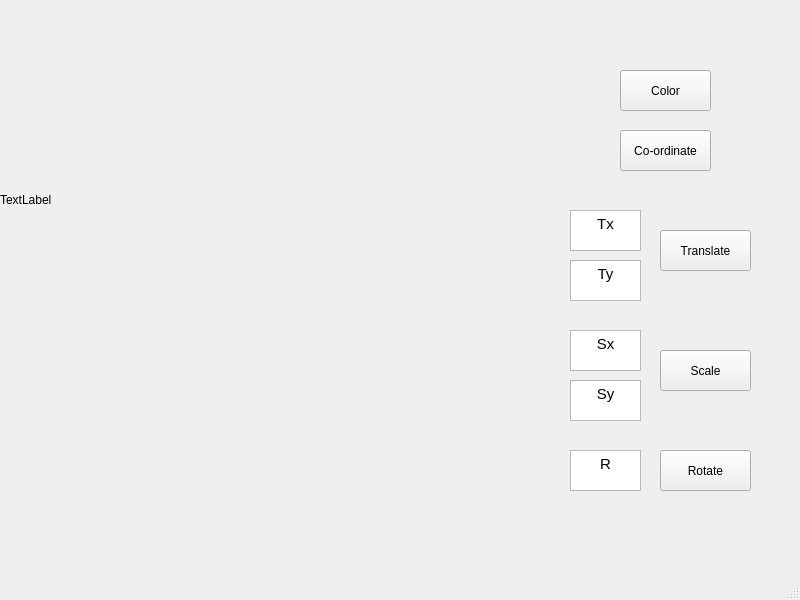
<?xml version="1.0" encoding="UTF-8"?>
<ui version="4.0">
 <class>MainWindow</class>
 <widget class="QMainWindow" name="MainWindow">
  <property name="geometry">
   <rect>
    <x>0</x>
    <y>0</y>
    <width>800</width>
    <height>600</height>
   </rect>
  </property>
  <property name="windowTitle">
   <string>MainWindow</string>
  </property>
  <widget class="QWidget" name="centralwidget">
   <widget class="QLabel" name="label">
    <property name="geometry">
     <rect>
      <x>0</x>
      <y>0</y>
      <width>400</width>
      <height>400</height>
     </rect>
    </property>
    <property name="text">
     <string>TextLabel</string>
    </property>
   </widget>
   <widget class="QPushButton" name="pushButton">
    <property name="geometry">
     <rect>
      <x>620</x>
      <y>130</y>
      <width>91</width>
      <height>41</height>
     </rect>
    </property>
    <property name="text">
     <string>Co-ordinate</string>
    </property>
   </widget>
   <widget class="QPushButton" name="pushButton_2">
    <property name="geometry">
     <rect>
      <x>660</x>
      <y>230</y>
      <width>91</width>
      <height>41</height>
     </rect>
    </property>
    <property name="text">
     <string>Translate</string>
    </property>
   </widget>
   <widget class="QTextEdit" name="textEdit">
    <property name="geometry">
     <rect>
      <x>570</x>
      <y>210</y>
      <width>71</width>
      <height>41</height>
     </rect>
    </property>
    <property name="html">
     <string>&lt;!DOCTYPE HTML PUBLIC &quot;-//W3C//DTD HTML 4.0//EN&quot; &quot;http://www.w3.org/TR/REC-html40/strict.dtd&quot;&gt;
&lt;html&gt;&lt;head&gt;&lt;meta name=&quot;qrichtext&quot; content=&quot;1&quot; /&gt;&lt;style type=&quot;text/css&quot;&gt;
p, li { white-space: pre-wrap; }
&lt;/style&gt;&lt;/head&gt;&lt;body style=&quot; font-family:'Ubuntu'; font-size:11pt; font-weight:400; font-style:normal;&quot;&gt;
&lt;p align=&quot;center&quot; style=&quot; margin-top:0px; margin-bottom:0px; margin-left:0px; margin-right:0px; -qt-block-indent:0; text-indent:0px;&quot;&gt;Tx&lt;/p&gt;&lt;/body&gt;&lt;/html&gt;</string>
    </property>
   </widget>
   <widget class="QTextEdit" name="textEdit_2">
    <property name="geometry">
     <rect>
      <x>570</x>
      <y>260</y>
      <width>71</width>
      <height>41</height>
     </rect>
    </property>
    <property name="html">
     <string>&lt;!DOCTYPE HTML PUBLIC &quot;-//W3C//DTD HTML 4.0//EN&quot; &quot;http://www.w3.org/TR/REC-html40/strict.dtd&quot;&gt;
&lt;html&gt;&lt;head&gt;&lt;meta name=&quot;qrichtext&quot; content=&quot;1&quot; /&gt;&lt;style type=&quot;text/css&quot;&gt;
p, li { white-space: pre-wrap; }
&lt;/style&gt;&lt;/head&gt;&lt;body style=&quot; font-family:'Ubuntu'; font-size:11pt; font-weight:400; font-style:normal;&quot;&gt;
&lt;p align=&quot;center&quot; style=&quot; margin-top:0px; margin-bottom:0px; margin-left:0px; margin-right:0px; -qt-block-indent:0; text-indent:0px;&quot;&gt;Ty&lt;/p&gt;&lt;/body&gt;&lt;/html&gt;</string>
    </property>
   </widget>
   <widget class="QPushButton" name="pushButton_3">
    <property name="geometry">
     <rect>
      <x>660</x>
      <y>350</y>
      <width>91</width>
      <height>41</height>
     </rect>
    </property>
    <property name="text">
     <string>Scale</string>
    </property>
   </widget>
   <widget class="QPushButton" name="pushButton_4">
    <property name="geometry">
     <rect>
      <x>620</x>
      <y>70</y>
      <width>91</width>
      <height>41</height>
     </rect>
    </property>
    <property name="text">
     <string>Color</string>
    </property>
   </widget>
   <widget class="QTextEdit" name="textEdit_3">
    <property name="geometry">
     <rect>
      <x>570</x>
      <y>330</y>
      <width>71</width>
      <height>41</height>
     </rect>
    </property>
    <property name="html">
     <string>&lt;!DOCTYPE HTML PUBLIC &quot;-//W3C//DTD HTML 4.0//EN&quot; &quot;http://www.w3.org/TR/REC-html40/strict.dtd&quot;&gt;
&lt;html&gt;&lt;head&gt;&lt;meta name=&quot;qrichtext&quot; content=&quot;1&quot; /&gt;&lt;style type=&quot;text/css&quot;&gt;
p, li { white-space: pre-wrap; }
&lt;/style&gt;&lt;/head&gt;&lt;body style=&quot; font-family:'Ubuntu'; font-size:11pt; font-weight:400; font-style:normal;&quot;&gt;
&lt;p align=&quot;center&quot; style=&quot; margin-top:0px; margin-bottom:0px; margin-left:0px; margin-right:0px; -qt-block-indent:0; text-indent:0px;&quot;&gt;Sx&lt;/p&gt;&lt;/body&gt;&lt;/html&gt;</string>
    </property>
   </widget>
   <widget class="QTextEdit" name="textEdit_4">
    <property name="geometry">
     <rect>
      <x>570</x>
      <y>380</y>
      <width>71</width>
      <height>41</height>
     </rect>
    </property>
    <property name="html">
     <string>&lt;!DOCTYPE HTML PUBLIC &quot;-//W3C//DTD HTML 4.0//EN&quot; &quot;http://www.w3.org/TR/REC-html40/strict.dtd&quot;&gt;
&lt;html&gt;&lt;head&gt;&lt;meta name=&quot;qrichtext&quot; content=&quot;1&quot; /&gt;&lt;style type=&quot;text/css&quot;&gt;
p, li { white-space: pre-wrap; }
&lt;/style&gt;&lt;/head&gt;&lt;body style=&quot; font-family:'Ubuntu'; font-size:11pt; font-weight:400; font-style:normal;&quot;&gt;
&lt;p align=&quot;center&quot; style=&quot; margin-top:0px; margin-bottom:0px; margin-left:0px; margin-right:0px; -qt-block-indent:0; text-indent:0px;&quot;&gt;Sy&lt;/p&gt;&lt;/body&gt;&lt;/html&gt;</string>
    </property>
   </widget>
   <widget class="QTextEdit" name="textEdit_5">
    <property name="geometry">
     <rect>
      <x>570</x>
      <y>450</y>
      <width>71</width>
      <height>41</height>
     </rect>
    </property>
    <property name="html">
     <string>&lt;!DOCTYPE HTML PUBLIC &quot;-//W3C//DTD HTML 4.0//EN&quot; &quot;http://www.w3.org/TR/REC-html40/strict.dtd&quot;&gt;
&lt;html&gt;&lt;head&gt;&lt;meta name=&quot;qrichtext&quot; content=&quot;1&quot; /&gt;&lt;style type=&quot;text/css&quot;&gt;
p, li { white-space: pre-wrap; }
&lt;/style&gt;&lt;/head&gt;&lt;body style=&quot; font-family:'Ubuntu'; font-size:11pt; font-weight:400; font-style:normal;&quot;&gt;
&lt;p align=&quot;center&quot; style=&quot; margin-top:0px; margin-bottom:0px; margin-left:0px; margin-right:0px; -qt-block-indent:0; text-indent:0px;&quot;&gt;R&lt;/p&gt;&lt;/body&gt;&lt;/html&gt;</string>
    </property>
   </widget>
   <widget class="QPushButton" name="pushButton_5">
    <property name="geometry">
     <rect>
      <x>660</x>
      <y>450</y>
      <width>91</width>
      <height>41</height>
     </rect>
    </property>
    <property name="text">
     <string>Rotate</string>
    </property>
   </widget>
  </widget>
  <widget class="QMenuBar" name="menubar">
   <property name="geometry">
    <rect>
     <x>0</x>
     <y>0</y>
     <width>800</width>
     <height>22</height>
    </rect>
   </property>
  </widget>
  <widget class="QStatusBar" name="statusbar"/>
 </widget>
 <resources/>
 <connections/>
</ui>
